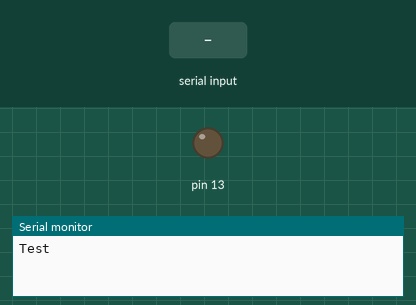
This sketch was run on a simulated Arduino Uno, built with avr-gcc and run on an emulated ATmega328P. Parts: output pins drawn as LEDs (lit = HIGH), the last lines printed to the serial monitor. Inputs (shaded band) come from the test bench.

Above: at 1.2 s.
1.3 s: "1" received over Serial
At 2.0 s:
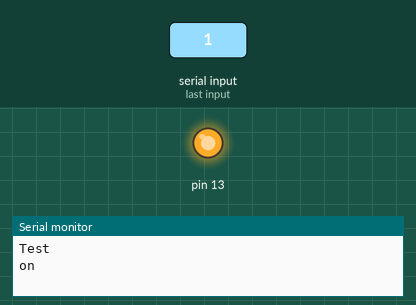
2.8 s: "0" received over Serial
At 3.1 s:
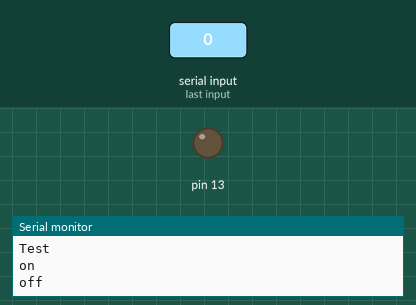
Timing chart, 0 to 5.8 s (numbered marks = the images above; inputs shaded):
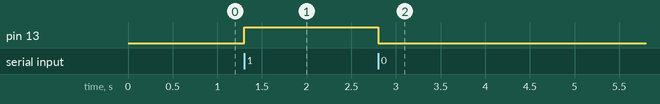

The sketch:

testbtserial.ino
```cpp
void setup() {
  pinMode(13, OUTPUT);
  Serial.begin(9600);
  Serial.println("Test");
}

void loop() {
  if (Serial.available() > 0) {
    byte c = Serial.read();
    switch(c) {
      case '0':
        digitalWrite(13, 0);
        Serial.println("off");
        break;
      case '1':
        digitalWrite(13, 1);
        Serial.println("on");
        break;
    }
  }
}
```

Measured:
- after the input at 1.3 s, pin 13: LOW → HIGH at once
- after the input at 2.8 s, pin 13: HIGH → LOW at once
